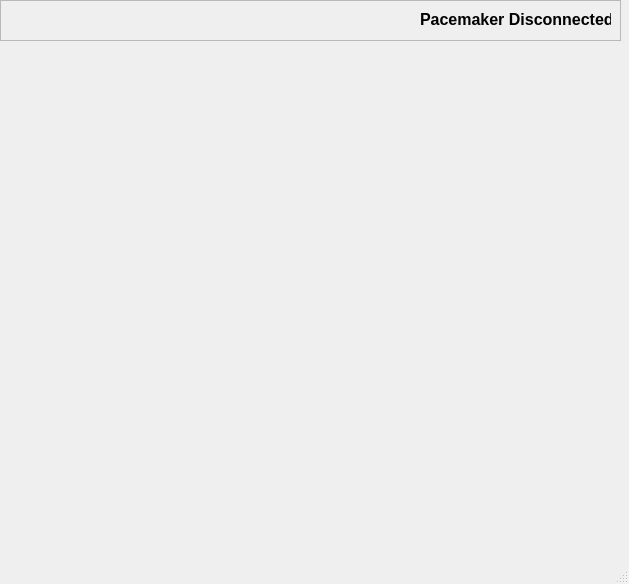
<?xml version="1.0" encoding="UTF-8"?>
<ui version="4.0">
 <class>MainWindow</class>
 <widget class="QMainWindow" name="MainWindow">
  <property name="geometry">
   <rect>
    <x>0</x>
    <y>0</y>
    <width>629</width>
    <height>584</height>
   </rect>
  </property>
  <property name="windowTitle">
   <string>MainWindow</string>
  </property>
  <widget class="QWidget" name="centralwidget">
   <widget class="QFrame" name="frame">
    <property name="geometry">
     <rect>
      <x>0</x>
      <y>0</y>
      <width>621</width>
      <height>41</height>
     </rect>
    </property>
    <property name="frameShape">
     <enum>QFrame::Shape::StyledPanel</enum>
    </property>
    <property name="frameShadow">
     <enum>QFrame::Shadow::Raised</enum>
    </property>
    <widget class="QLabel" name="StatusLabel">
     <property name="geometry">
      <rect>
       <x>420</x>
       <y>5</y>
       <width>191</width>
       <height>30</height>
      </rect>
     </property>
     <property name="text">
      <string>&lt;html&gt;&lt;head/&gt;&lt;body&gt;&lt;p&gt;&lt;span style=&quot; font-size:12pt; font-weight:700;&quot;&gt;Pacemaker Disconnected&lt;/span&gt;&lt;/p&gt;&lt;/body&gt;&lt;/html&gt;</string>
     </property>
    </widget>
    <widget class="QLabel" name="StatusIndicator">
     <property name="geometry">
      <rect>
       <x>390</x>
       <y>10</y>
       <width>21</width>
       <height>21</height>
      </rect>
     </property>
     <property name="text">
      <string/>
     </property>
    </widget>
   </widget>
   <widget class="QStackedWidget" name="stackedWidget">
    <property name="geometry">
     <rect>
      <x>10</x>
      <y>60</y>
      <width>610</width>
      <height>411</height>
     </rect>
    </property>
    <widget class="QWidget" name="page_7"/>
    <widget class="QWidget" name="page_8"/>
   </widget>
  </widget>
  <widget class="QMenuBar" name="menubar">
   <property name="geometry">
    <rect>
     <x>0</x>
     <y>0</y>
     <width>629</width>
     <height>33</height>
    </rect>
   </property>
  </widget>
  <widget class="QStatusBar" name="statusbar"/>
 </widget>
 <resources/>
 <connections/>
</ui>
